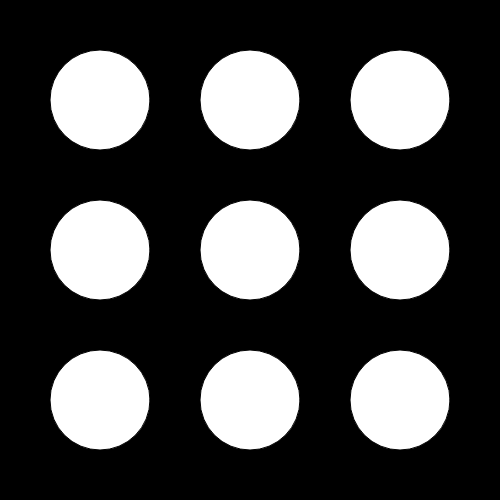
Frame 1 (no input)
Frame 60 (no input): identical to frame 1, image omitted
Frame 120 (the mouse pressed at the canvas centre since frame 60): identical to frame 1, image omitted

The p5.js sketch that drew this single still picture (run headless with seeded random() and noise() and a simulated clock; from frame 60 on, the mouse is pressed at the canvas centre):

// p5.js sketch
// ── sketch.js

const moles = [];
function setup()
{
  createCanvas(500,500);
  const rowNum = 3;
  const colNum = 3;
  for (let i = 0; i < rowNum; i++)
  {
    for (let x = 0; x < colNum; x++)
    {
      moles.push(new Mole((x * 150) + 100, (i * 150) + 100));
    }
  }
}

function draw()
{
  background(0);
  for (let i = 0; i < moles.length; i++)
  {
    moles[i].display();
  }
}

class Mole
{
  constructor(x, y)
  {
    this.xPos = x;
    this.yPos = y;
    this.visible = false;
    this.r = 100;
  }
  display()
  {
    if (this.visible)
    {
      console.log("CHANGED");
    }
    else
    {
      fill(255);
      ellipse(this.xPos, this.yPos, this.r, this.r);
    }
  }
}
